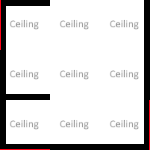

The image is a tile-based game level rendered from a .tmx file. Its description and complete source (layers, tilesets, objects, tile grids) follow:
An orthogonal 3x3 tile map with 50x50 px tiles, 4 tile layers (Ground, Ceiling, Walls, InnerWalls), 2 tilesets and 6 objects (2x Window, 2x Flap, SignLeft).

<map version="1.9" tiledversion="1.9.2" orientation="orthogonal" renderorder="left-up" compressionlevel="0" width="3" height="3" tilewidth="50" tileheight="50" infinite="0" nextlayerid="32" nextobjectid="71">
 <properties>
  <property name="NoAgents" type="bool" value="false" />
  <property name="NoSpawning" type="bool" value="false" />
 </properties>
 <tileset firstgid="1" source="../../_Tiled/Master.tsx" />
 <tileset firstgid="34" source="../../_Tiled/Deco.tsx" />
 <group id="5" name="Floor 0">
  <properties>
   <property name="Height" type="float" value="2.5" />
  </properties>
  <layer id="1" name="Ground" width="3" height="3">
   <properties>
    <property name="Materials" value="[ground]" />
    <property name="Walkable" type="bool" value="true" />
   </properties>
   <data encoding="csv">
4,4,4,
4,4,4,
4,4,4
</data>
  </layer>
  <layer id="28" name="Ceiling" width="3" height="3">
   <properties>
    <property name="AtCeiling" type="bool" value="true" />
    <property name="Materials" value="[ceiling]" />
   </properties>
   <data encoding="csv">
3,3,3,
3,3,3,
3,3,3
</data>
  </layer>
  <layer id="3" name="Walls" width="3" height="3">
   <properties>
    <property name="ConnectToCeiling" type="bool" value="true" />
    <property name="Materials" value="[walls]" />
   </properties>
   <data encoding="csv">
2684354566,0,1610612741,
2684354565,0,1610612741,
6,5,1610612742
</data>
  </layer>
  <objectgroup id="30" name="Walls">
   <properties>
    <property name="Materials" value="[walls]" />
   </properties>
   <object id="65" class="Window" gid="5" x="100" y="0" width="50" height="50" rotation="180" />
   <object id="66" class="Window" gid="5" x="150" y="0" width="50" height="50" rotation="180" />
  </objectgroup>
  <layer id="29" name="InnerWalls" width="3" height="3">
   <properties>
    <property name="Anchor" value="0,-1" />
    <property name="ConnectToCeiling" type="bool" value="true" />
    <property name="Materials" value="[walls]" />
   </properties>
   <data encoding="csv">
0,0,0,
5,0,0,
0,0,0
</data>
  </layer>
  <objectgroup id="4" name="Transitions" />
  <objectgroup id="27" name="Objects">
   <object id="69" gid="14" x="150" y="50" width="50" height="50" rotation="-90">
    <properties>
     <property name="Variable" value="cycle-flaps" />
     <property name="Y" type="int" value="2" />
    </properties>
   </object>
   <object id="70" class="SignLeft" gid="40" x="150" y="100" width="50" height="50" rotation="-90">
    <properties>
     <property name="Anchor" value="0,1" />
     <property name="Snap" type="bool" value="true" />
     <property name="Text" value="Cycle Variable" />
     <property name="Y" type="int" value="2" />
    </properties>
   </object>
  </objectgroup>
  <objectgroup id="31" name="Flaps">
   <object id="67" class="Flap" gid="40" x="100" y="0" width="50" height="50" rotation="180">
    <properties>
     <property name="Anchor" value="1,0" />
     <property name="Variable" value="cycle-flaps-left" />
     <property name="Y" type="int" value="3" />
    </properties>
   </object>
   <object id="68" class="Flap" gid="40" x="150" y="0" width="50" height="50" rotation="180">
    <properties>
     <property name="Variable" value="cycle-flaps-right" />
     <property name="Y" type="int" value="3" />
    </properties>
   </object>
  </objectgroup>
 </group>
</map>
